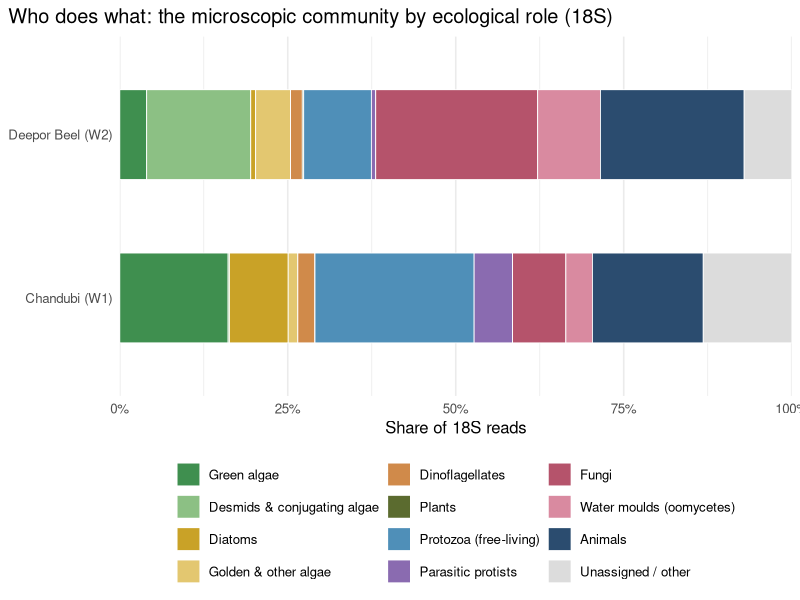
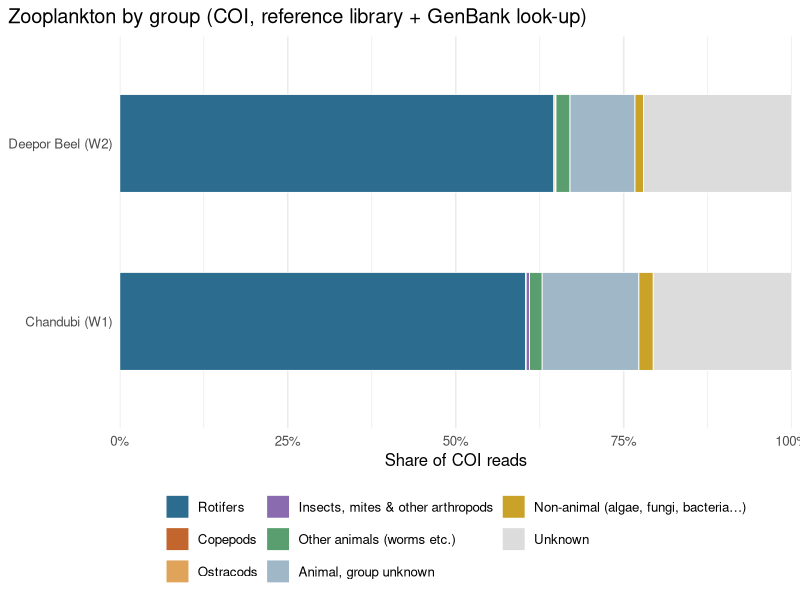
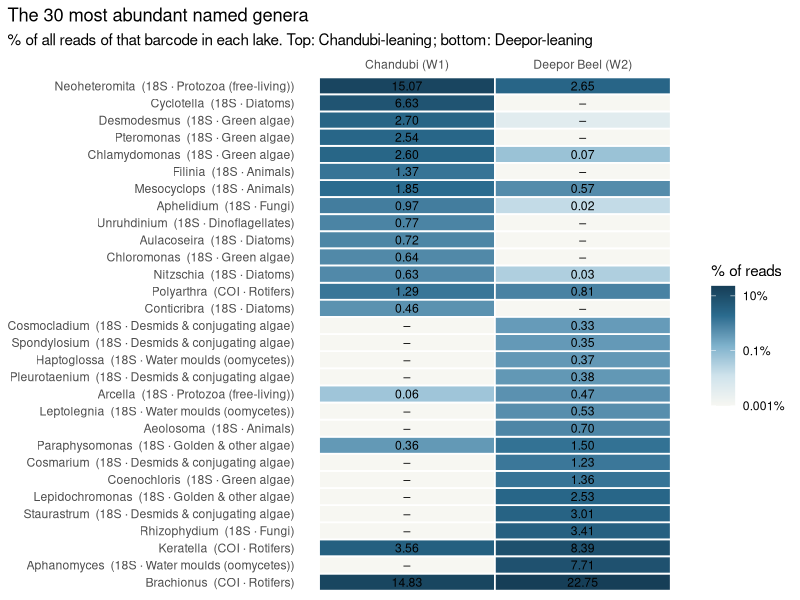

Reproduce these figures in R, in order.
# Step 9 — Ecological reading of the named community.
#  (a) 18S reads grouped by ecological role (algae by type, fungi, water moulds,
#      protozoa, parasites, animals).
#  (b) COI reads grouped by animal group, using the reference-library name where
#      available and the NCBI BLAST phylum (>= 80 % identity) for the 40 looked-up unknowns.
#  (c) Heatmap of the most abundant named genera from both markers.
#  (d) Marker complementarity: which animal genera each barcode detected.
#  (e) Indicator taxa: genera/species commonly used as water-quality indicators, with
#      their share in each lake. Interpretation notes are general, not site-specific evidence.
suppressPackageStartupMessages({ library(data.table); library(ggplot2) })

out <- "results/09_ecology"
dir.create(out, recursive = TRUE, showWarnings = FALSE)
site_of <- c(W1 = "Chandubi (W1)", W2 = "Deepor Beel (W2)")
t18 <- fread("results/06_taxonomy/18S_taxonomy.tsv", sep = "\t", quote = "", na.strings = c("", "NA"))
tco <- fread("results/06_taxonomy/COI_taxonomy.tsv", sep = "\t", quote = "", na.strings = c("", "NA"))
blast <- fread("results/06_taxonomy/COI_blast_unknowns_summary.tsv", sep = "\t", quote = "",
               na.strings = c("", "NA"))
pct <- function(x) 100 * x / sum(x)

# ---- (a) 18S ecological roles ----
diatoms <- c("Mediophyceae", "Coscinodiscophyceae", "Bacillariophyceae")
other_algae <- c("Chrysophyceae", "Eustigmatophyceae", "Xanthophyceae")
protozoa <- c("Rhizaria-Cercozoa", "Alveolata-Ciliophora", "Stramenopiles-Bigyra", "Tubulinea", "Evosea",
              "Opisthokonta-Choanoflagellata", "Centroplasthelida", "Ancyromonadida", "Rigifilida",
              "Alveolata-Chrompodellids")
parasites <- c("Alveolata-Perkinsea", "Alveolata-Apicomplexa", "Opisthokonta-Ichthyosporea")
t18[, role := fcase(
  Division == "Chlorophyta", "Green algae",
  Division == "Streptophyta" & Class == "Zygnemophyceae", "Desmids & conjugating algae",
  Division == "Streptophyta", "Plants",
  Class %in% diatoms, "Diatoms",
  Class %in% other_algae | Division %in% c("Glaucophyta", "Cryptophyta", "Haptophyta", "Rhodophyta"),
    "Golden & other algae",
  Division == "Alveolata-Dinoflagellata", "Dinoflagellates",
  Division == "Opisthokonta-Fungi", "Fungi",
  Class %in% c("Peronosporomycetes", "Hyphochytriomyceta"), "Water moulds (oomycetes)",
  Division %in% protozoa, "Protozoa (free-living)",
  Division %in% parasites, "Parasitic protists",
  Division == "Opisthokonta-Metazoa", "Animals",
  default = "Unassigned / other")]
roles <- t18[, .(W1 = sum(W1), W2 = sum(W2)), by = role][, `:=`(W1 = round(pct(W1), 2), W2 = round(pct(W2), 2))]
role_levels <- c("Green algae", "Desmids & conjugating algae", "Diatoms", "Golden & other algae", "Dinoflagellates",
                 "Plants", "Protozoa (free-living)", "Parasitic protists", "Fungi", "Water moulds (oomycetes)",
                 "Animals", "Unassigned / other")
roles <- roles[order(match(role, role_levels))]
fwrite(roles, file.path(out, "18S_ecological_roles.tsv"), sep = "\t")
fwrite(t18[, .(asv, W1, W2, role, Division, Class, Genus, Species)], file.path(out, "18S_asv_roles.tsv"), sep = "\t")

role_cols <- c("Green algae" = "#3f8f4f", "Desmids & conjugating algae" = "#8cc084", "Diatoms" = "#c9a227",
               "Golden & other algae" = "#e3c770", "Dinoflagellates" = "#d08a4a", "Plants" = "#5b6b2f",
               "Protozoa (free-living)" = "#4f8fb8", "Parasitic protists" = "#8a6bb0", "Fungi" = "#b5536b",
               "Water moulds (oomycetes)" = "#d98aa0", "Animals" = "#2b4c6f", "Unassigned / other" = "#dcdcdc")
rl <- melt(roles, id.vars = "role", variable.name = "sample", value.name = "pct")
rl[, site := site_of[sample]][, role := factor(role, levels = rev(role_levels))]
p1 <- ggplot(rl, aes(pct, site, fill = role)) +
  geom_col(width = 0.55, colour = "white", linewidth = 0.3) +
  scale_fill_manual(values = role_cols, breaks = role_levels) +
  scale_x_continuous(labels = function(x) paste0(x, "%"), expand = c(0, 0)) +
  labs(x = "Share of 18S reads", y = NULL, fill = NULL,
       title = "Who does what: the microscopic community by ecological role (18S)") +
  theme_minimal(base_size = 12) +
  theme(legend.position = "bottom", plot.title.position = "plot") + guides(fill = guide_legend(ncol = 3))
ggsave("docs/img/09_18S_roles.png", p1, width = 10, height = 4.6, dpi = 120)

# ---- (b) COI animal groups (library + BLAST) ----
bl <- blast[ncbi_identity >= 80, .(asv, blast_phylum = ncbi_phylum, blast_class = ncbi_class)]
tco <- merge(tco, bl, by = "asv", all.x = TRUE)
tco[, phylum_final := fifelse(!is.na(Phylum), Phylum, blast_phylum)]
tco[, class_final := fifelse(!is.na(Class), Class, blast_class)]
tco[, group := fcase(
  phylum_final == "Rotifera", "Rotifers",
  phylum_final == "Arthropoda" & (grepl("Hexanauplia|Copepoda", class_final) | Genus %in% "Mesocyclops"), "Copepods",
  phylum_final == "Arthropoda" & class_final %in% "Ostracoda", "Ostracods",
  phylum_final == "Arthropoda", "Insects, mites & other arthropods",
  phylum_final %in% c("Nemertea", "Nematoda", "Mollusca", "Annelida", "Gastrotricha", "Platyhelminthes", "Metazoa"),
    "Other animals (worms etc.)",
  !is.na(phylum_final), "Non-animal (algae, fungi, bacteria…)",
  Kingdom %in% "Metazoa", "Animal, group unknown",
  default = "Unknown")]
grp <- tco[, .(W1 = sum(W1), W2 = sum(W2)), by = group][, `:=`(W1 = round(pct(W1), 2), W2 = round(pct(W2), 2))]
grp_levels <- c("Rotifers", "Copepods", "Ostracods", "Insects, mites & other arthropods", "Other animals (worms etc.)",
                "Animal, group unknown", "Non-animal (algae, fungi, bacteria…)", "Unknown")
grp <- grp[order(match(group, grp_levels))]
fwrite(grp, file.path(out, "COI_animal_groups.tsv"), sep = "\t")
fwrite(tco[, .(asv, W1, W2, group, phylum_final, class_final, Genus, Species, identity)],
       file.path(out, "COI_asv_groups.tsv"), sep = "\t")

grp_cols <- c("Rotifers" = "#2b6c8f", "Copepods" = "#c2662d", "Ostracods" = "#e0a35a",
              "Insects, mites & other arthropods" = "#8a6bb0", "Other animals (worms etc.)" = "#5a9e6f",
              "Animal, group unknown" = "#9fb7c6", "Non-animal (algae, fungi, bacteria…)" = "#c9a227",
              "Unknown" = "#dcdcdc")
gl <- melt(grp, id.vars = "group", variable.name = "sample", value.name = "pct")
gl[, site := site_of[sample]][, group := factor(group, levels = rev(grp_levels))]
p2 <- ggplot(gl, aes(pct, site, fill = group)) +
  geom_col(width = 0.55, colour = "white", linewidth = 0.3) +
  scale_fill_manual(values = grp_cols, breaks = grp_levels) +
  scale_x_continuous(labels = function(x) paste0(x, "%"), expand = c(0, 0)) +
  labs(x = "Share of COI reads", y = NULL, fill = NULL,
       title = "Zooplankton by group (COI, reference library + GenBank look-up)") +
  theme_minimal(base_size = 12) +
  theme(legend.position = "bottom", plot.title.position = "plot") + guides(fill = guide_legend(ncol = 3))
ggsave("docs/img/09_COI_groups.png", p2, width = 10, height = 4.4, dpi = 120)

# ---- (c) heatmap of top genera, both markers ----
gen <- rbind(t18[!is.na(Genus), .(marker = "18S", Genus, W1, W2, role)],
             tco[!is.na(Genus), .(marker = "COI", Genus, W1, W2, role = group)])
tot <- list(`18S` = c(W1 = sum(t18$W1), W2 = sum(t18$W2)), COI = c(W1 = sum(tco$W1), W2 = sum(tco$W2)))
gen[, `:=`(W1p = 100 * W1 / tot[[marker]][["W1"]], W2p = 100 * W2 / tot[[marker]][["W2"]]), by = marker]
g <- gen[, .(W1 = sum(W1p), W2 = sum(W2p), role = role[1]), by = .(marker, Genus)]
topg <- g[order(-(pmax(W1, W2)))][1:30]
fwrite(topg[, `:=`(W1 = round(W1, 3), W2 = round(W2, 3))], file.path(out, "top_genera.tsv"), sep = "\t")
hm <- melt(topg, id.vars = c("marker", "Genus", "role"), measure.vars = c("W1", "W2"),
           variable.name = "sample", value.name = "pct")
hm[, site := factor(site_of[sample], levels = site_of)]
hm[, lab := sprintf("%s  (%s · %s)", gsub("_", " ", Genus), marker, role)]
ord <- topg[order(W1 - W2), sprintf("%s  (%s · %s)", gsub("_", " ", Genus), marker, role)]
hm[, lab := factor(lab, levels = ord)]
p3 <- ggplot(hm, aes(site, lab, fill = pmax(pct, 0.001))) +
  geom_tile(colour = "white", linewidth = 0.6) +
  geom_text(aes(label = ifelse(pct >= 0.01, sprintf("%.2f", pct), "–")), size = 3.1) +
  scale_fill_gradientn(colours = c("#f7f7f2", "#cfe3ec", "#7fb2cc", "#2b6c8f", "#163e57"), trans = "log10",
                       labels = function(x) paste0(x, "%"), name = "% of reads") +
  scale_x_discrete(position = "top") +
  labs(x = NULL, y = NULL, title = "The 30 most abundant named genera",
       subtitle = "% of all reads of that barcode in each lake. Top: Chandubi-leaning; bottom: Deepor-leaning") +
  theme_minimal(base_size = 11) + theme(panel.grid = element_blank(), plot.title.position = "plot")
ggsave("docs/img/09_genera_heatmap.png", p3, width = 9, height = 9.5, dpi = 120)

# ---- (d) marker complementarity for animals ----
a18 <- t18[Division == "Opisthokonta-Metazoa" & !is.na(Genus), .(phylum = na.omit(Class)[1]), by = Genus]
aco <- tco[Kingdom %in% "Metazoa" & !is.na(Genus), .(phylum = na.omit(Phylum)[1]), by = Genus]
comp <- merge(a18[, .(Genus, phylum_18S = phylum, in_18S = TRUE)], aco[, .(Genus, phylum_COI = phylum, in_COI = TRUE)],
              by = "Genus", all = TRUE)
comp[is.na(in_18S), in_18S := FALSE][is.na(in_COI), in_COI := FALSE]
comp[, group := fifelse(!is.na(phylum_18S), phylum_18S, phylum_COI)]
comp[, detected_by := fcase(in_18S & in_COI, "both", in_18S, "18S only", default = "COI only")]
fwrite(comp[order(detected_by, group, Genus), .(Genus, group, detected_by)], file.path(out, "animal_genera_by_marker.tsv"), sep = "\t")
phyla <- rbind(t18[Division == "Opisthokonta-Metazoa" & !is.na(Class), .(marker = "18S", phylum = Class, W1, W2)],
               tco[!is.na(phylum_final) & !group %in% c("Non-animal (algae, fungi, bacteria…)", "Unknown"),
                   .(marker = "COI", phylum = phylum_final, W1, W2)])
fwrite(phyla[, .(asvs = .N, reads = sum(W1 + W2)), by = .(phylum, marker)][order(phylum, marker)],
       file.path(out, "animal_phyla_by_marker.tsv"), sep = "\t")

# ---- (e) indicator taxa ----
ind <- fread("scripts/indicator_taxa.tsv", sep = "\t", quote = "")
lookup <- function(level, name, marker) {
  d <- if (marker == "18S") t18 else tco
  hit <- d[[level]] %in% name
  c(W1 = 100 * sum(d$W1[hit]) / sum(d$W1), W2 = 100 * sum(d$W2[hit]) / sum(d$W2))
}
ind_res <- rbindlist(lapply(seq_len(nrow(ind)), function(i) {
  v <- lookup(ind$level[i], ind$name[i], ind$marker[i])
  data.table(ind[i], chandubi_pct = round(v[["W1"]], 3), deepor_pct = round(v[["W2"]], 3))
}))
fwrite(ind_res, file.path(out, "indicator_taxa.tsv"), sep = "\t")

print(roles); print(grp); print(comp[, .N, by = detected_by]); print(ind_res[, .(name, marker, chandubi_pct, deepor_pct)])
